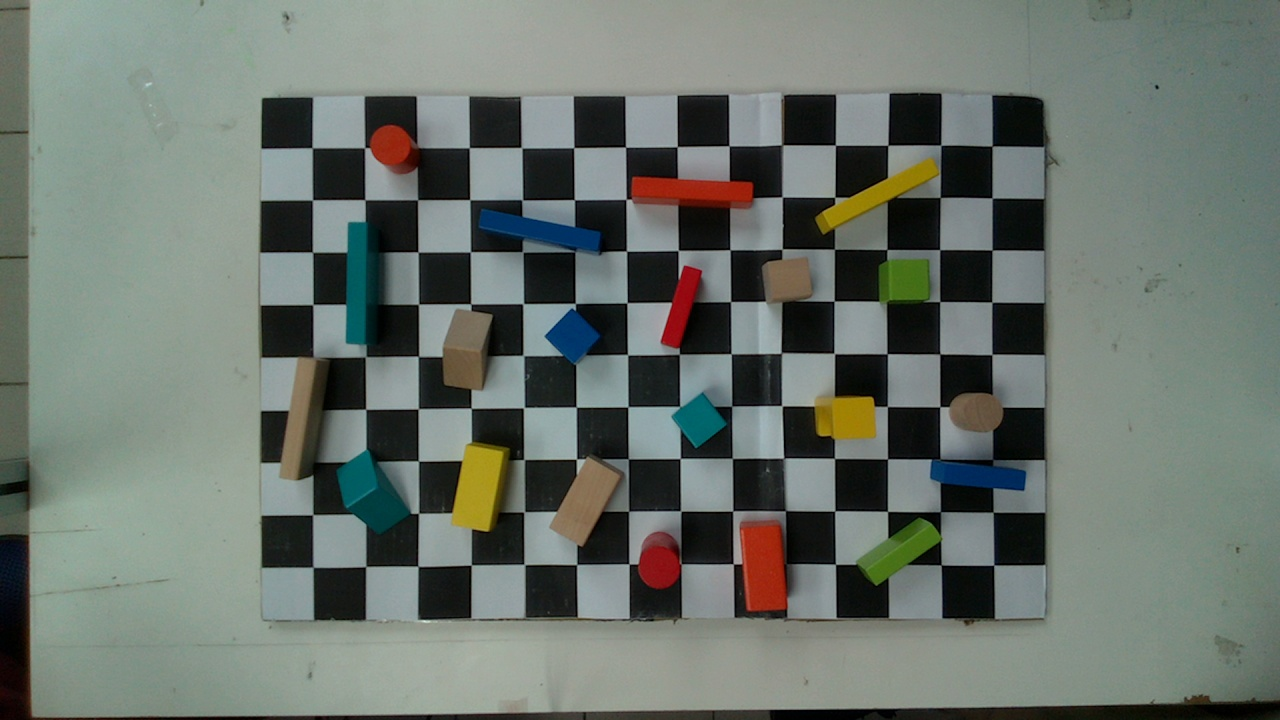
#> input picture control/test.jpg, 1280 x 720 px, given as the content of the folder ./Dest, which was not available
$ python DIP_Class.py   (older library calls are emulated)
#> lines starting #> are read from the running program, lines starting #| are printed output that depends on the picture; pictures that were not available may be replaced by others from this repository, and a replacement may not be noted
#> in copy_change_intensity, cvImage is the input picture: shape (720, 1280, 3); mean B, G, R 108, 115.4, 106.8
## This program is to extract desired color by HSV
## using cv2 trackbar to find a feasibe color lower, higher bound
##
import os
import cv2
import numpy as np
import time
from datetime import datetime
from glob import glob

class DIP(object):
    stop = False
    scale = 0.6
    hsv_filename = "./config/hsv.txt"
    lower_hsv=[0, 0, 0]
    higher_hsv = [179, 255, 255]
    defect_name = "./SB_Defect_Bank/SB"
    def __init__(self):
        self.ilowH = 0
        self.ihighH = 179
        self.ilowS = 0
        self.ihighS = 255
        self.ilowV = 0
        self.ihighV = 255
        return

    # [277 lines left out: functions get_TrackBar, video_track, hsv_segment, hsv_dynamic_segment, write_text, stop_video and 6 more, not called in this run]

    ## Basic CV operation
    def flip(self, cvImage, flipCode):  #code :0 vertical, 1: horizontal, -1: both
        cvImg = cv2.flip(cvImage, flipCode)
        return cvImg

    def blur(self, cvImage, mask= (3, 3)):
        cvImg = cv2.blur(cvImage, mask)
        return cvImg

    # [6 lines left out: function sharpen, not called in this run]

    def change_brightness(self, cvImage, value): ## 每次修改intensity的數量
#> called with value = -15
        hsv = cv2.cvtColor(cvImage, cv2.COLOR_BGR2HSV) #convert it to hsv
#> hsv: shape (720, 1280, 3); mean H, S, V 67.8, 44.1, 118.2
        # [12 lines of commented-out code are left out]
        h, s, v = cv2.split(hsv)
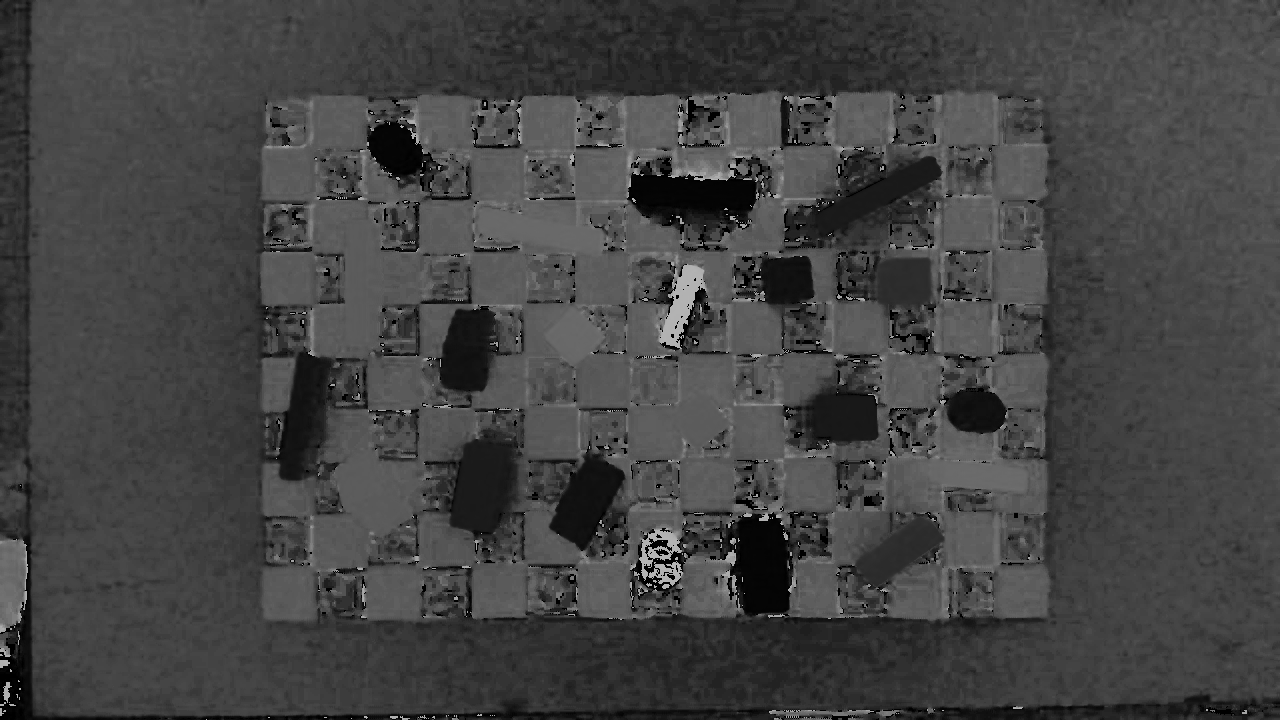
#> h: shape (720, 1280); min 0, max 179, mean 67.8
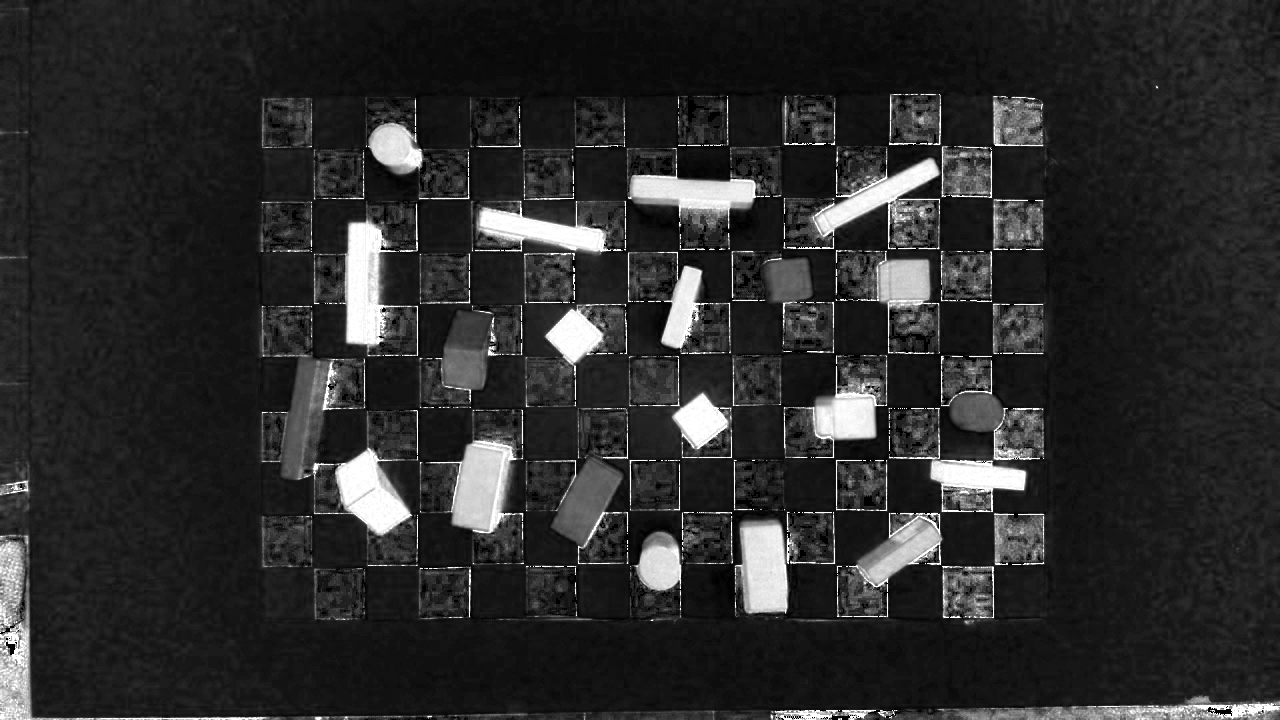
#> s: shape (720, 1280); min 0, max 255, mean 44.1
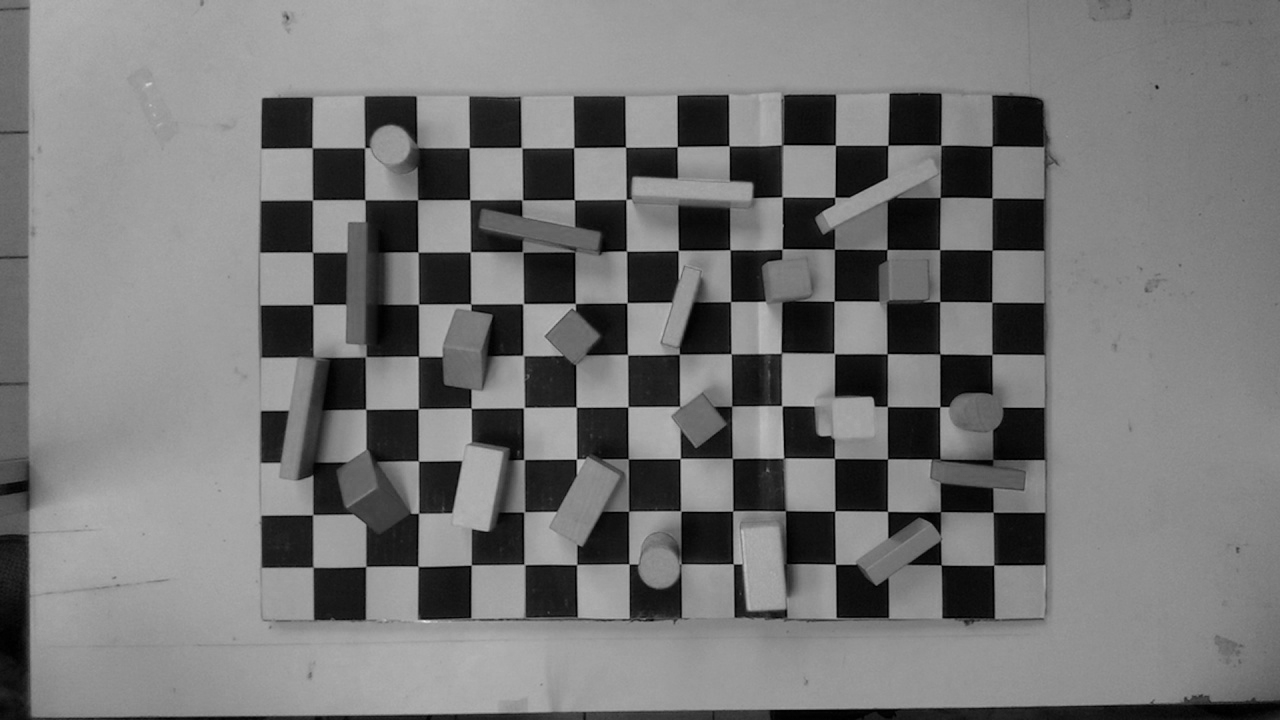
#> v: shape (720, 1280); min 0, max 239, mean 118.2
        #print(v.shape)
        rows, cols = v.shape
#> rows = 720; cols = 1280
        #v_list = list(v)
        for i in range(rows):
            for j in range(cols):
                if v.item(i, j) == 255:  ## now background is 255
                        continue  ## background
                if value >=0:
                    lim = 255 - value
                    if v.item(i, j) > lim:
                        v.itemset((i, j), 255)
                    else:
                        v.itemset((i, j),  v.item(i, j) + value)
                else:
                    #value = int(-value)
                    lim = 0 + (-value)
                    if v.item(i, j) < lim:
                        v.itemset((i, j), 0)
                    else:
                        v.itemset((i, j),  v.item(i, j) + value)
        ### 以下是快速簡易寫法，但backgroud 會改變 ###
        # if value >= 0:
        #     lim = 255 - value
        #     v[v > lim] = 255
        #     v[v <= lim] += value
        # else:
        #     value = int(-value)
        #     lim = 0 + value
        #     v[v < lim] = 0
        #     v[v >= lim] -= value

        final_hsv = cv2.merge((h, s, v))
#> final_hsv: shape (720, 1280, 3); mean H, S, V 67.8, 44.1, 103.4
        img = cv2.cvtColor(final_hsv, cv2.COLOR_HSV2BGR)
        return img

    # [21 lines left out: function findAllImages, not called in this run]

    ## 20180517  新增函數: 搜尋資料夾下所有影像檔
    def findAllImagFiles(self, path = "./train/"):  ## 搜尋目錄下所有相關影像之檔名
        pattern = os.path.join(path, '*.bmp')
        bmp_files = sorted(glob(pattern))
        #print(type(bmp_files))
        pattern = os.path.join(path, '*.jpg')
        jpg_files = sorted(glob(pattern))
        pattern = os.path.join(path, '*.png')
        png_files = sorted(glob(pattern))
        file_list = bmp_files + jpg_files + png_files
        return file_list  ## 回傳檔名的 list

    def copy_change_intensity(self, path_src= "./images", path_dest ="./images_dark", value = -13, suffix = "d"):
        # [5 lines of commented-out code are left out]
        if not os.path.exists(path_dest):
            os.mkdir(path_dest)
        ## copy all image to dest
        file_list = self.findAllImagFiles(path_src)
        for file in file_list:
            pathname, filename, file_extension = self.split_filename_extension(file)
            print(pathname, filename, file_extension)
            new_fn = path_dest+ "/" + filename + "_" + suffix + file_extension
            cvImage = cv2.imread(file, -1)
            cvImage_d = self.change_brightness(cvImage, value)
            cv2.imwrite(new_fn, cvImage_d)
        return

    def split_filename_extension(self, full_filename):
        path_name = os.path.dirname(full_filename)
        filename_w_ext = os.path.basename(full_filename)
        filename, file_extension = os.path.splitext(filename_w_ext)
        return path_name, filename, file_extension
    ## adding face tracking ###

# [33 lines left out: functions dip_pi, patch, not called in this run]

def main():
    dip = DIP()
    # [7 lines of commented-out code are left out]
    dip.copy_change_intensity(path_src= "./Dest", path_dest ="./Dest_dark", value = -15, suffix = "d")
    return

if __name__ == "__main__":
    main()
